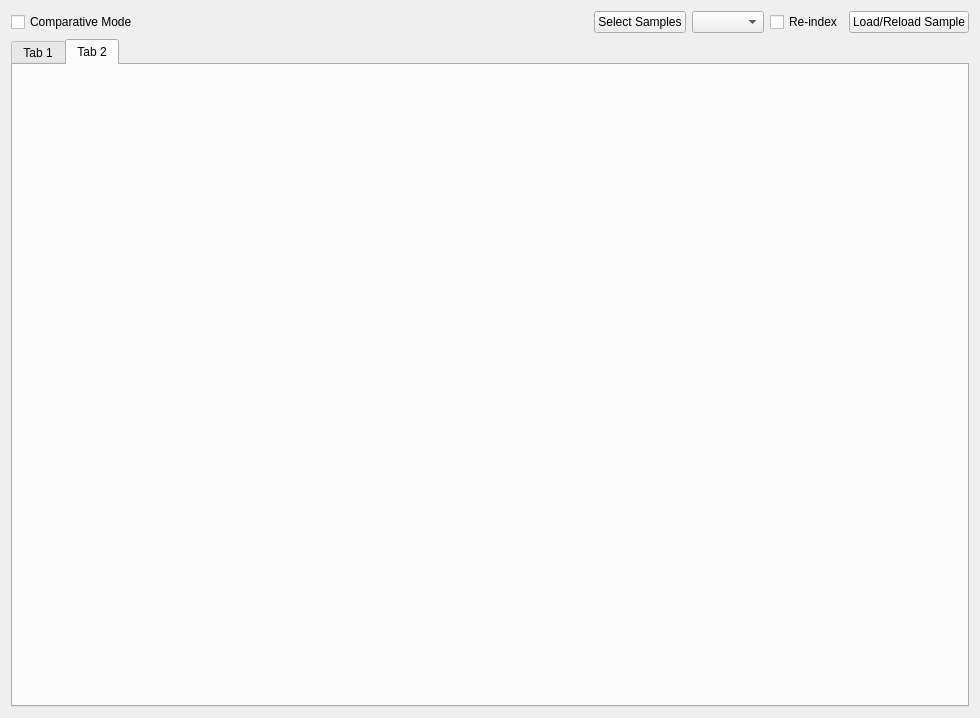
<?xml version="1.0" encoding="UTF-8"?>
<ui version="4.0">
 <class>ResultWindow</class>
 <widget class="QWidget" name="ResultWindow">
  <property name="geometry">
   <rect>
    <x>0</x>
    <y>0</y>
    <width>980</width>
    <height>718</height>
   </rect>
  </property>
  <property name="sizePolicy">
   <sizepolicy hsizetype="Expanding" vsizetype="Expanding">
    <horstretch>0</horstretch>
    <verstretch>0</verstretch>
   </sizepolicy>
  </property>
  <property name="windowTitle">
   <string>Form</string>
  </property>
  <layout class="QGridLayout" name="gridLayout">
   <item row="0" column="0">
    <layout class="QHBoxLayout" name="horizontalLayout_3">
     <item>
      <layout class="QHBoxLayout" name="horizontalLayout">
       <item>
        <widget class="QCheckBox" name="checkComparativeMode">
         <property name="sizePolicy">
          <sizepolicy hsizetype="Minimum" vsizetype="Fixed">
           <horstretch>1</horstretch>
           <verstretch>0</verstretch>
          </sizepolicy>
         </property>
         <property name="text">
          <string>Comparative Mode</string>
         </property>
        </widget>
       </item>
       <item>
        <spacer name="horizontalSpacer">
         <property name="orientation">
          <enum>Qt::Horizontal</enum>
         </property>
         <property name="sizeHint" stdset="0">
          <size>
           <width>40</width>
           <height>20</height>
          </size>
         </property>
        </spacer>
       </item>
       <item>
        <widget class="QPushButton" name="selectSamplesButton">
         <property name="sizePolicy">
          <sizepolicy hsizetype="Maximum" vsizetype="Fixed">
           <horstretch>1</horstretch>
           <verstretch>0</verstretch>
          </sizepolicy>
         </property>
         <property name="text">
          <string>Select Samples</string>
         </property>
         <property name="default">
          <bool>false</bool>
         </property>
         <property name="flat">
          <bool>false</bool>
         </property>
        </widget>
       </item>
      </layout>
     </item>
     <item>
      <layout class="QHBoxLayout" name="horizontalLayout_2">
       <item>
        <widget class="QComboBox" name="sampleSelect">
         <property name="sizePolicy">
          <sizepolicy hsizetype="Minimum" vsizetype="Fixed">
           <horstretch>1</horstretch>
           <verstretch>0</verstretch>
          </sizepolicy>
         </property>
         <property name="minimumSize">
          <size>
           <width>0</width>
           <height>0</height>
          </size>
         </property>
        </widget>
       </item>
       <item>
        <widget class="QCheckBox" name="reindex">
         <property name="text">
          <string>Re-index</string>
         </property>
        </widget>
       </item>
       <item>
        <widget class="QPushButton" name="loadResults">
         <property name="text">
          <string>Load/Reload Sample</string>
         </property>
        </widget>
       </item>
      </layout>
     </item>
    </layout>
   </item>
   <item row="2" column="0">
    <widget class="QTabWidget" name="resultTabs">
     <property name="enabled">
      <bool>true</bool>
     </property>
     <property name="sizePolicy">
      <sizepolicy hsizetype="MinimumExpanding" vsizetype="MinimumExpanding">
       <horstretch>0</horstretch>
       <verstretch>0</verstretch>
      </sizepolicy>
     </property>
     <property name="currentIndex">
      <number>1</number>
     </property>
     <property name="usesScrollButtons">
      <bool>true</bool>
     </property>
     <widget class="QWidget" name="tab">
      <property name="enabled">
       <bool>false</bool>
      </property>
      <attribute name="title">
       <string>Tab 1</string>
      </attribute>
     </widget>
     <widget class="QWidget" name="tab_2">
      <attribute name="title">
       <string>Tab 2</string>
      </attribute>
     </widget>
    </widget>
   </item>
  </layout>
 </widget>
 <tabstops>
  <tabstop>checkComparativeMode</tabstop>
  <tabstop>selectSamplesButton</tabstop>
  <tabstop>sampleSelect</tabstop>
  <tabstop>loadResults</tabstop>
  <tabstop>resultTabs</tabstop>
 </tabstops>
 <resources/>
 <connections/>
</ui>
